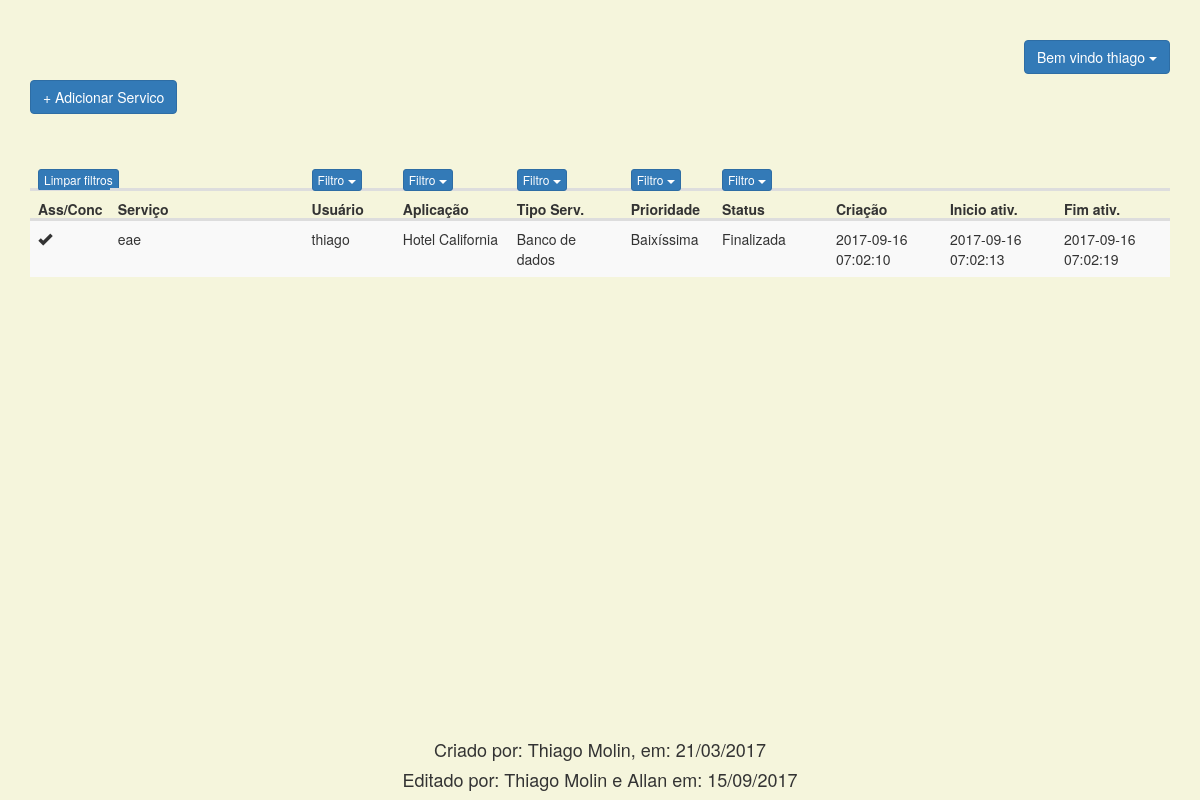
/index.php?filtroaplicacao=1 (signed in), run on the app's committed database.
### tables this page shows
CREATE TABLE `usuario` (
  `id` bigint(20) NOT NULL,
  `nm_usuario` varchar(250) NOT NULL,
  `senha` varchar(1000) NOT NULL
);

CREATE TABLE `os` (
  `id` bigint(20) NOT NULL,
  `ds_servico` varchar(500) NOT NULL,
  `fk_tipo_servico` bigint(20) NOT NULL,
  `fk_aplicacao` bigint(20) NOT NULL,
  `fk_prioridade` bigint(20) NOT NULL,
  `fk_usuario` bigint(20) DEFAULT NULL,
  `fk_status` bigint(20) NOT NULL DEFAULT '1',
  `dt_registro` timestamp NOT NULL DEFAULT CURRENT_TIMESTAMP,
  `dt_assumida` timestamp NULL DEFAULT NULL,
  `dt_conclusao` timestamp NULL DEFAULT NULL
);

CREATE TABLE `aplicacao` (
  `id` bigint(20) NOT NULL,
  `nm_aplicacao` varchar(250) NOT NULL
);

CREATE TABLE `tipo_servico` (
  `id` bigint(20) NOT NULL,
  `ds_tipo_servico` varchar(250) NOT NULL
);

CREATE TABLE `prioridade` (
  `id` bigint(20) NOT NULL,
  `nr_grau_prioridade` int(11) NOT NULL,
  `ds_prioridade` varchar(250) NOT NULL
);

CREATE TABLE `status` (
  `id` bigint(20) NOT NULL,
  `ds_status` varchar(250) NOT NULL
);

### php/getUsuario.php (called while the page is built)
<?php
function getUsuario($nm_usuario, $senha){
    $conn = new mysqli("10.0.0.105", "root", "", "os");
    $conn->query('SET NAMES utf8');
    $sql = "SELECT * FROM usuario WHERE nm_usuario = '$nm_usuario' AND senha = '$senha' ";
    $result = $conn->query($sql);
    $row = mysqli_fetch_array($result);
    return $row;
}

### php/session.php (called while the page is built, shortened)
<?php
require_once('getUsuario.php');
if(!empty($_POST['nm_usuario']) && !empty($_POST['senha'])){
    $nm_usuario = $_POST['nm_usuario'];
    $senha = $_POST['senha'];
    $_SESSION['senha'] = $senha;
    $_SESSION['nm_usuario'] = $nm_usuario;
}else{
    $nm_usuario = $_SESSION['nm_usuario'];
    $senha = $_SESSION['senha'];
}
$usuario = getUsuario($nm_usuario, $senha);

### php/getTodosUsuarios.php (called while the page is built, shortened)
<?php
$conn = new mysqli("10.0.0.105", "root", "", "os");
$conn->query('SET NAMES utf8');
$sql = "SELECT * FROM usuario";
$result = $conn->query($sql);

### php/phpscript.php (called while the page is built, shortened)
<?php
require_once('getTodosUsuarios.php');
require_once('getOS.php');

### php/getOS.php (called while the page is built)
<?php
$conn = new mysqli("10.0.0.105", "root", "", "os");
$conn->query('SET NAMES utf8');
$sql = "SELECT os.id, os.fk_status, os.fk_usuario, os.fk_aplicacao, os.fk_prioridade, os.fk_tipo_servico, usuario.nm_usuario, os.ds_servico, aplicacao.nm_aplicacao, tipo_servico.ds_tipo_servico, prioridade.ds_prioridade, status.ds_status, os.dt_registro, os.dt_conclusao, os.dt_assumida
        FROM os
        INNER JOIN aplicacao ON os.fk_aplicacao = aplicacao.id
        INNER JOIN prioridade ON os.fk_prioridade = prioridade.id
        INNER JOIN status ON os.fk_status = status.id
        INNER JOIN tipo_servico ON os.fk_tipo_servico = tipo_servico.id
        LEFT JOIN usuario ON usuario.id = os.fk_usuario
        ORDER BY prioridade.nr_grau_prioridade DESC";
$result = $conn->query($sql);
while($row = mysqli_fetch_array($result)){
    $OSs[] = $row;
}

### html/index.php (the view, shortened to what this page needs)
<!DOCTYPE html>
<?php
require_once('../php/session.php');
require_once('../php/phpscript.php');
?>
<html>
    <head>
        <link rel="stylesheet" href="https://maxcdn.bootstrapcdn.com/bootstrap/3.3.7/css/bootstrap.min.css"/>
        <link rel="stylesheet" type="text/css" href="../css/style.css">
    </head>
    <body>
        <br/>
        <br/>
        <span class="pull-right">
            <div class="dropdown">
                <button class="btn btn-primary dropdown-toggle" type="button" data-toggle="dropdown">Bem vindo <?php echo $usuario['nm_usuario']; ?>
                <span class="caret"></span></button>
            </div>
        </span>
        <br/><br/>
        <div >
            <div class="TelaOS">
                <form action="adicionar.php" method="GET">
                    <button type="submit" class="btn btn-primary" style="float: left;">+ Adicionar Servico</button>
                </form>
        <br/><br/>
        <br/><br/>
                <table class="table table-striped">
                    <thead>
                        <tr>
                            <th style="width: 7%;">
                                <form method="GET" action="index.php">
                                    <button class="btn btn-primary btn-xs dropdown-toggle" type="submit">Limpar filtros</button>
                                </form>
                            </th>
                            <th style="width: 17%;">
                            </th>
                            <th style="width: 8%;">
                                <div class="dropdown">
                                <button class="btn btn-primary btn-xs dropdown-toggle" type="button" data-toggle="dropdown">Filtro
                                    <span class="caret"></span>
                                </button>
                                </div>
                            </th>
                            <th style="width: 10%;">
                                <div class="dropdown">
                                <button class="btn btn-primary btn-xs dropdown-toggle" type="button" data-toggle="dropdown">Filtro
                                    <span class="caret"></span>
                                </button>
                                </div>
                            </th>
                            <th style="width: 10%;">
                                <div class="dropdown">
                                <button class="btn btn-primary btn-xs dropdown-toggle" type="button" data-toggle="dropdown">Filtro
                                    <span class="caret"></span>
                                </button>
                                </div>
                            </th>
                            <th style="width: 8%;">
                                <div class="dropdown">
                                <button class="btn btn-primary btn-xs dropdown-toggle" type="button" data-toggle="dropdown">Filtro
                                    <span class="caret"></span>
                                </button>
                                </div>
                            </th>
                            <th style="width: 10%;">
                                <div class="dropdown">
                                <button class="btn btn-primary btn-xs dropdown-toggle" type="button" data-toggle="dropdown">Filtro
                                    <span class="caret"></span>
                                </button>
                                </div>
                            </th>
                            <th style="width: 10%;"></th>
                            <th style="width: 10%;"></th>
                            <th style="width: 10%;"></th>
                        </tr>
                        <tr>
                            <th style="width: 7%;">Ass/Conc</th>
                            <th style="width: 17%;">Serviço</th>
                            <th style="width: 8%;">Usuário</th>
                            <th style="width: 10%;">Aplicação</th>
                            <th style="width: 10%;">Tipo Serv.</th>
                            <th style="width: 8%;">Prioridade</th>
                            <th style="width: 10%;">Status</th>
                            <th style="width: 10%;">Criação</th>
                            <th style="width: 10%;">Inicio ativ.</th>
                            <th style="width: 10%;">Fim ativ.</th>
                        </tr>
                    </thead>
                    <tbody>
                        <?php foreach ($OSs as $OS) : ?>
                            <?php if(isset($_GET['filtroaplicacao']) && ($_GET['filtroaplicacao'] != $OS['fk_aplicacao'])) : ?>
                                <?php continue; ?>
                            <?php endif; ?>
                            <tr>
                                <td style="width: 7%;">
                                    <?php if($OS['fk_status'] == 1) : ?>
                                        <form method="POST" action="../php/assumirOS.php">
                                            <input type="hidden" name="id" value="<?php echo $OS['id']; ?>">
                                            <input type="hidden" name="id_usuario" value="<?php echo $usuario['id']; ?>">
                                            <button type="submit" class="btn btn-primary"><span class="glyphicon glyphicon-wrench"></span></button>
                                        </form>
                                    <?php elseif(($OS['fk_status'] == 3)) : ?>
                                        <span class="	glyphicon glyphicon-ok"></span>
                                    <?php endif; ?>
                                </td>
                                <td style="width: 17%;"><?php echo $OS['ds_servico']; ?></td>
                                <td style="width: 8%;"><?php echo $OS['nm_usuario']; ?></td>
                                <td style="width: 10%;"><?php echo $OS['nm_aplicacao']; ?></td>
                                <td style="width: 10%;"><?php echo $OS['ds_tipo_servico']; ?></td>
                                <td style="width: 8%;"><?php echo $OS['ds_prioridade']; ?></td>
                                <td style="width: 10%;"><?php echo $OS['ds_status']; ?></td>
                                <td style="width: 10%;"><?php echo $OS['dt_registro']; ?></td>
                                <td style="width: 10%;"><?php echo $OS['dt_assumida']; ?></td>
                                <td style="width: 10%;"><?php echo $OS['dt_conclusao']; ?></td>
                            </tr>
                        <?php endforeach; ?>
                    </tbody>
                </table>
            </div>
        </div>
        <footer>
            <h4>Criado por: Thiago Molin, em: 21/03/2017</h4>
            <h4>Editado por: Thiago Molin e Allan em: 15/09/2017</h4>
        </footer>
    </body>
</html>

### css/style.css (style rules this page uses)
body { margin: auto; width: 95% !important; background: beige; }
footer h4 { text-align: center; }
.TelaOS table { width: 100%; }
thead, tbody, tr, td, th { display: block; }
tr:after { content: ' '; display: block; visibility: hidden; clear: both; }
thead th { height: 30px; }
.TelaOS tbody { height: 500px; overflow-y: auto; overflow-x: auto; }
tbody td, thead th { width: 15%; float: left; }

### data on the page
usuario: nm_usuario "thiago"
os: ds_servico "eae", fk_usuario.nm_usuario "thiago", fk_aplicacao.nm_aplicacao "Hotel California", fk_tipo_servico.ds_tipo_servico "Banco de dados", fk_prioridade.ds_prioridade "Baixíssima", fk_status.ds_status "Finalizada", dt_registro "2017-09-16 07:02:10", dt_assumida "2017-09-16 07:02:13", dt_conclusao "2017-09-16 07:02:19"
